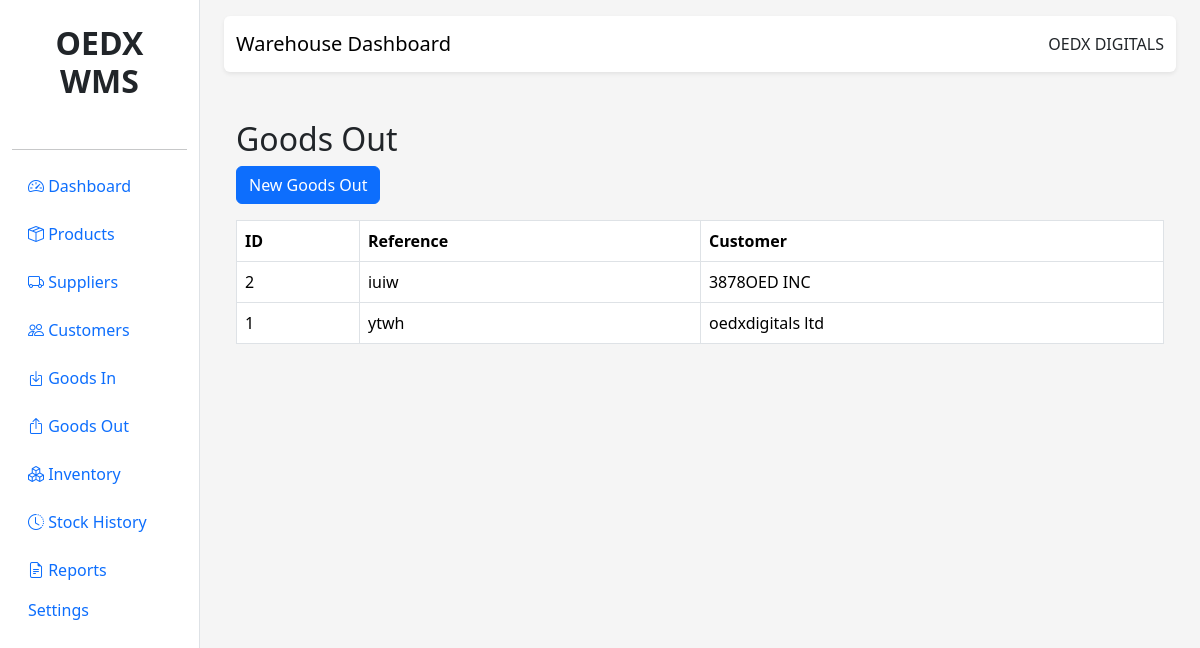
Page /goods-out/ (signed in) on the committed database.
### app/models/goods_out.py (models this page shows)
class GoodsOut(db.Model):
    __tablename__ = "goods_out"
    id = db.Column(
        db.Integer,
        primary_key=True
    )
    reference_no = db.Column(
        db.String(100),
        unique=True
    )
    customer_id = db.Column(
        db.Integer,
        db.ForeignKey("customers.id"),
        nullable=False
    )
    truck_number = db.Column(
        db.String(100)
    )
    driver_name = db.Column(
        db.String(100)
    )
    issued_by = db.Column(
        db.String(100)
    )
    issued_date = db.Column(
        db.DateTime,
        default=datetime.utcnow
    )
    remarks = db.Column(
        db.Text
    )
    items = db.relationship(
        "GoodsOutItem",
        backref="goods_out",
        cascade="all, delete-orphan",
        lazy=True
    )

### app/models/customer.py (models this page shows, shortened)
class Customer(db.Model):
    __tablename__ = "customers"
    id = db.Column(db.Integer, primary_key=True)
    company_name = db.Column(
        db.String(150),
        nullable=False
    )
    contact_person = db.Column(db.String(100))
    phone = db.Column(db.String(50))
    email = db.Column(db.String(100))
    address = db.Column(db.Text)
    goods_out = db.relationship(
        "GoodsOut",
        backref="customer",
        lazy=True
    )

### app/blueprints/goods_out.py (the view)
@goods_out_bp.route("/")
@login_required
def index():
    records = GoodsOut.query.order_by(
        GoodsOut.id.desc()
    ).all()
    return render_template(
        "goods_out/list.html",
        records=records
    )

### app/utils/auth.py (called while the page is built)
def login_required(view):
    @wraps(view)
    def wrapped(*args, **kwargs):
        if "user_id" not in session:
            return redirect(
                url_for("auth.login")
            )
        return view(*args, **kwargs)
    return wrapped

### templates/goods_out/list.html
{% extends "base.html" %}
{% block content %}
<div class="container mt-4">
<h2>Goods Out</h2>
<a href="{{ url_for('goods_out.new') }}"
class="btn btn-primary mb-3">
New Goods Out
</a>
<table class="table table-bordered">
<tr>
<th>ID</th>
<th>Reference</th>
<th>Customer</th>
</tr>
{% for record in records %}
<tr>
<td>{{ record.id }}</td>
<td>{{ record.reference_no }}</td>
<td>{{ record.customer.company_name }}</td>
</tr>
{% endfor %}
</table>
</div>
{% endblock %}

### static/css/style.css (style rules this page uses)
body { background:#f5f5f5; }

### rows in the picture
GoodsOut: id "2", reference_no "iuiw", customer.company_name "3878OED INC"
GoodsOut: id "1", reference_no "ytwh", customer.company_name "oedxdigitals ltd"
